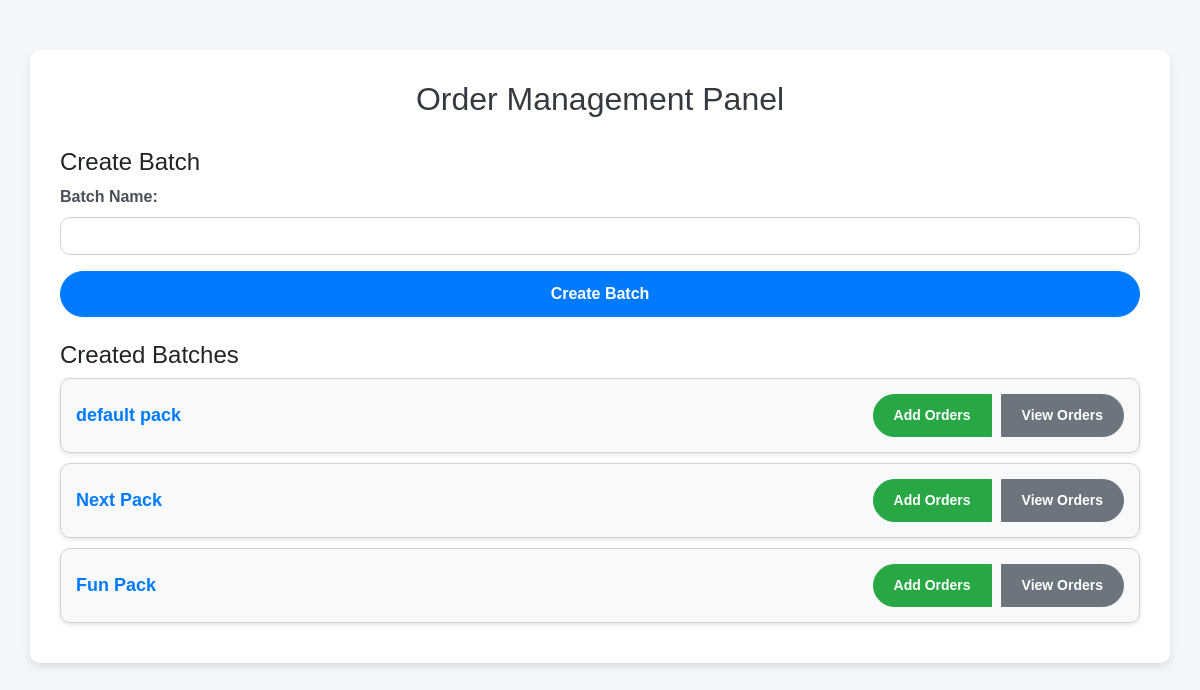
The app's page /admin-control/orders_panel/ with its own data.
### adminControl/models.py (models this page shows, shortened)
class Batch(models.Model):
    name = models.CharField(max_length=100)
    created_at = models.DateTimeField(auto_now_add=True)

### adminControl/views.py (the view)
# urls.py: path('orders_panel/', orders_panel, name='orders_panel'),
def orders_panel(request):
    if request.method == 'POST':
        batch_name = request.POST.get('batch_name')
        if batch_name:
            Batch.objects.create(name=batch_name)
            return redirect('orders_panel')
    batches = Batch.objects.all()
    return render(request, "admin/batch_creation_and_display_orders.html", {
        'batches': batches,
    })

### templates/admin/batch_creation_and_display_orders.html (shortened to what this page needs)
<!DOCTYPE html>
<html lang="en">
<head>
    <link href="https://stackpath.bootstrapcdn.com/bootstrap/4.5.2/css/bootstrap.min.css" rel="stylesheet">
</head>
<body>
    <div class="container">
        <h2 class="text-center">Order Management Panel</h2>
        <div id="createBatchSection">
            <h4>Create Batch</h4>
            <form id="createBatchForm" method="post">
                <div class="form-group">
                    <label for="batch_name">Batch Name:</label>
                    <input type="text" name="batch_name" class="form-control" id="batch_name" required>
                </div>
                <button type="submit" class="btn btn-primary btn-block mt-3">Create Batch</button>
            </form>
        </div>
        <div id="batchListSection" class="mt-4">
            <h4>Created Batches</h4>
            <div id="batchList">
                {% for batch in batches %}
                    <div class="batch-list-item" data-batch-id="{{ batch.id }}">
                        <span class="batch-name">{{ batch.name }}</span>
                        <div class="btn-group">
                            <a href="{% url 'add_orders' batch.id %}" class="btn btn-success btn-sm">Add Orders</a>
                            <button class="btn btn-secondary btn-sm view-orders-btn">View Orders</button>
                        </div>
                    </div>
                {% endfor %}
            </div>
        </div>
    </div>
</body>
</html>

### templates/admin/batch_creation_and_display_orders.html (style rules this page uses)
body { background-color: #f4f7f9; font-family: 'Arial', sans-serif; }
.container { background-color: white; border-radius: 10px; padding: 30px; margin-top: 50px; box-shadow: 0 4px 8px rgba(0, 0, 0, 0.1); }
h2 { color: #343a40; margin-bottom: 30px; }
.btn { border-radius: 50px; font-weight: bold; transition: background-color 0.3s ease; padding: 10px 20px; }
.btn-primary { background-color: #007bff; border-color: #007bff; }
.btn-secondary { background-color: #6c757d; border-color: #6c757d; }
.btn-success { background-color: #28a745; border-color: #28a745; }
.form-group label { font-weight: bold; color: #495057; }
.form-control { border-radius: 10px; border: 1px solid #ced4da; transition: border-color 0.3s ease; }
.batch-list-item { background-color: #f8f9fa; border: 1px solid #ced4da; border-radius: 10px; margin-bottom: 10px; padding: 15px; display: flex; align-items: center; justify-content: space-between; box-shadow: 0 2px 4px rgba(0, 0, 0, 0.1); }
.batch-list-item .batch-name { font-weight: bold; color: #007bff; font-size: 18px; }
.batch-list-item .btn-group { display: flex; gap: 10px; }

### records on screen
Batch: name "default pack"
Batch: name "Next Pack"
Batch: name "Fun Pack"
